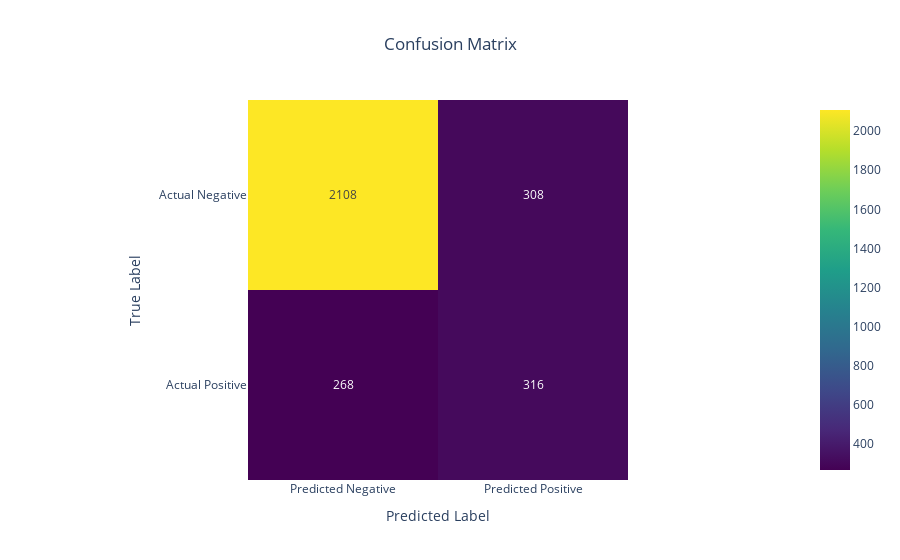

Notebook code for this chart:
### Code cell
import plotly.io as pio
# pio.renderers.default = "browser"

cm_df = pd.DataFrame(cm, index=['Actual Negative', 'Actual Positive'], 
                     columns=['Predicted Negative', 'Predicted Positive'])

fig = px.imshow(cm_df, 
                text_auto=True, 
                color_continuous_scale="Viridis", 
                title="Confusion Matrix")

fig.update_layout(
    title={
        'text': "Confusion Matrix",
        'x': 0.5, 
        'xanchor': 'center' 
    },
    
    xaxis_title="Predicted Label",
    yaxis_title="True Label",
    coloraxis_showscale=True
)
# fig.show()

### Figure 1 — Plotly figure (JSON) as saved in the notebook; plotly's stock layout.template omitted (floating-point values rounded to 4 significant figures)
{"data": [{"coloraxis": "coloraxis", "hovertemplate": "x: %{x}<br>y: %{y}<br>color: %{z}<extra></extra>", "name": "0", "texttemplate": "%{z}", "type": "heatmap", "x": ["Predicted Negative", "Predicted Positive"], "xaxis": "x", "y": ["Actual Negative", "Actual Positive"], "yaxis": "y", "z": [[2108, 308], [268, 316]]}], "layout": {"coloraxis": {"colorscale": [[0, "#440154"], [0.1111, "#482878"], [0.2222, "#3e4989"], [0.3333, "#31688e"], [0.4444, "#26828e"], [0.5556, "#1f9e89"], [0.6667, "#35b779"], [0.7778, "#6ece58"], [0.8889, "#b5de2b"], [1, "#fde725"]], "showscale": true}, "title": {"text": "Confusion Matrix", "x": 0.5, "xanchor": "center"}, "xaxis": {"anchor": "y", "constrain": "domain", "domain": [0, 1], "scaleanchor": "y", "title": {"text": "Predicted Label"}}, "yaxis": {"anchor": "x", "autorange": "reversed", "constrain": "domain", "domain": [0, 1], "title": {"text": "True Label"}}}}
